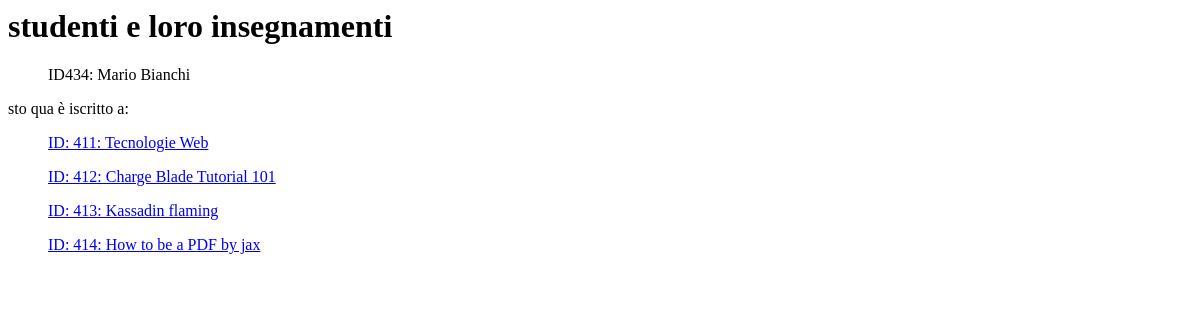
The page /cercastudente/Mario/Bianchi/ on the database as committed earlier.
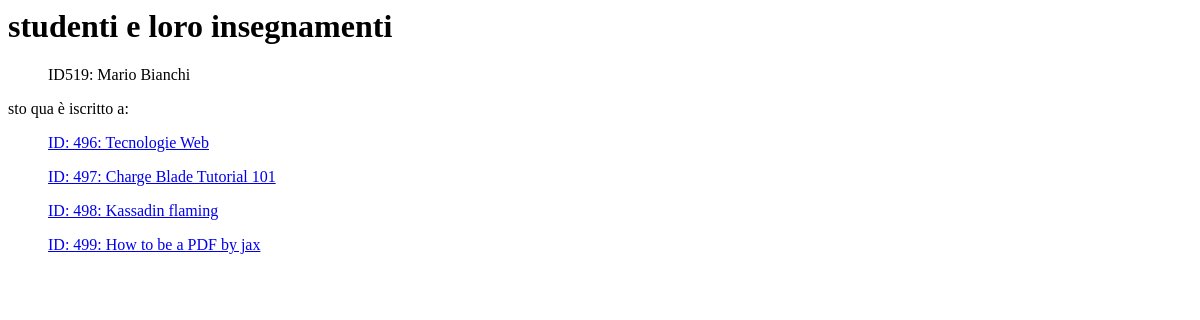
The same page on the database as committed later.
### iscrizioni/models.py (models this page shows)
class Studente(models.Model):
    name=models.CharField(max_length=50)
    surname=models.CharField(max_length=50)
    def __str__(self):
        return "ID" + str(self.pk) + ": " + self.name + " " + self.surname
    class Meta: verbose_name_plural = "Studenti"

class Insegnamento(models.Model):
    titolo = models.CharField(max_length=50)
    studenti= models.ManyToManyField(Studente, default=None)
    def __str__(self):
        return "ID: " + str(self.pk) + ": " + self.titolo
    class Meta:verbose_name_plural = "Insegnamenti"

### iscrizioni/views.py (the view)
# urls.py: path("cercastudente/<str:name>/<str:surname>/", ListStudenteByNameAndSurname.as_view(), name="studentecercato")
class ListStudenteByNameAndSurname(ListView):
    model = Studente
    template_name="listastudenteinsegnamento.html"
    def get_queryset(self):
        try:
            arg=self.kwargs["name"]
            qs_name = self.model.objects.filter(name__iexact=arg)
        except:
            qs_name=self.model.objects.none()
        try:
            sarg=self.kwargs["surname"]
            qs_surname = self.model.objects.filter(surname__iexact=sarg)
        except:
            qs_surname=self.model.objects.none()
        return (qs_name | qs_surname)
    def get_context_data(self, **kwargs):
        context = super().get_context_data(**kwargs)
        context['titolo']= "studenti e loro insegnamenti"
        ls=set()
        for s in self.get_queryset():
            for i in Insegnamento.objects.all():
                if s in i.studenti.all():
                    ls.add(i)
        context['set_ins'] = ls
        return context

### iscrizioni/templates/listastudenteinsegnamento.html (shortened to what this page needs)
{% extends "base.html" %}
{% block content %}
<h1> {{ titolo }} </h1>
{% if object_lit.count == 0 %}
<p> ma chi stai cercando? te lo sei inventato? </p>
{% else %}
    {% for p in object_list %}
        <ul> {{ p }} </ul>
    {% endfor %}
    <p> sto qua è iscritto a: </p>
    {% for i in set_ins %}
    <ul> <a href="{% url 'Iscrizioni:insegnamento' pk=i.pk %}">{{ i }}</a></ul>
    {% endfor %}
{% endif %}
{% endblock %}

Rows that differ between the two databases and show on the page:
removed Studente: id+name+surname "ID434: Mario Bianchi"
removed Insegnamento: id+titolo "ID: 411: Tecnologie Web"
removed Insegnamento: id+titolo "ID: 412: Charge Blade Tutorial 101"
removed Insegnamento: id+titolo "ID: 413: Kassadin flaming"
removed Insegnamento: id+titolo "ID: 414: How to be a PDF by jax"
added Studente: id+name+surname "ID519: Mario Bianchi"
added Insegnamento: id+titolo "ID: 496: Tecnologie Web"
added Insegnamento: id+titolo "ID: 497: Charge Blade Tutorial 101"
added Insegnamento: id+titolo "ID: 498: Kassadin flaming"
added Insegnamento: id+titolo "ID: 499: How to be a PDF by jax"
